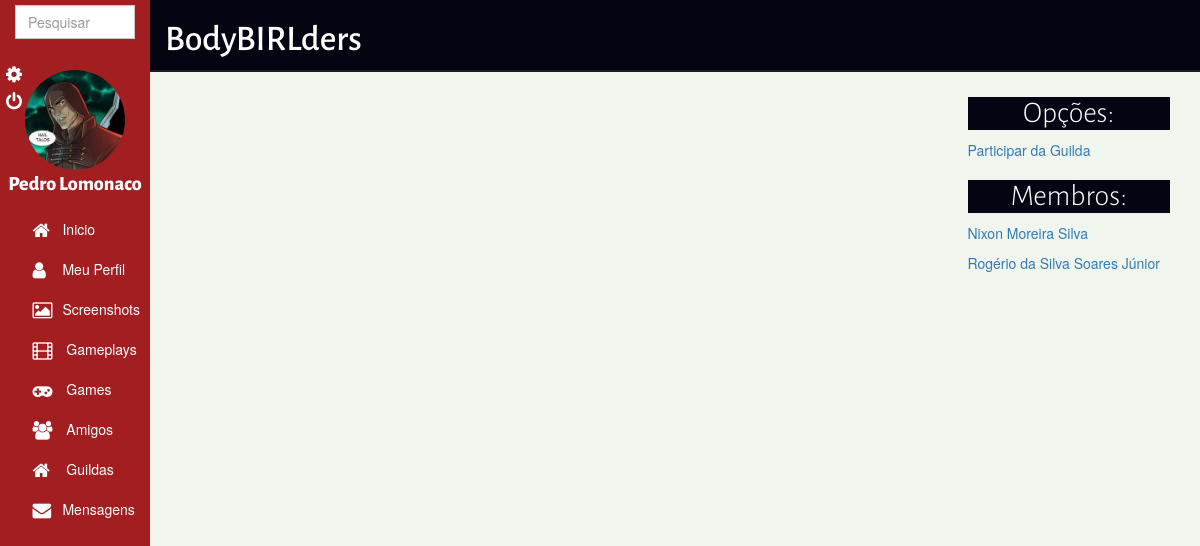
/show_guild.php?guild_id=1 (signed in), run on the app's committed database.
### tables this page shows
CREATE TABLE `guilds` (
  `id` int(10) UNSIGNED NOT NULL,
  `name` varchar(128) NOT NULL,
  `type` varchar(128) NOT NULL,
  `privacy` int(11) NOT NULL,
  `image` varchar(512) DEFAULT NULL,
  `removed` int(11) NOT NULL
);

CREATE TABLE `guilds_users` (
  `rel_id` int(10) UNSIGNED NOT NULL,
  `guild_id` int(10) UNSIGNED NOT NULL,
  `user_id` int(10) UNSIGNED NOT NULL,
  `user_type` int(10) UNSIGNED NOT NULL
);

CREATE TABLE `users` (
  `id` int(10) UNSIGNED NOT NULL,
  `username` varchar(64) NOT NULL,
  `email` varchar(96) NOT NULL,
  `password` varchar(64) NOT NULL,
  `sex` varchar(8) NOT NULL,
  `birthday` date NOT NULL,
  `psn` varchar(64) DEFAULT NULL,
  `steam` varchar(64) DEFAULT NULL,
  `xbox_live` varchar(64) DEFAULT NULL,
  `nintendo` varchar(64) DEFAULT NULL,
  `biography` varchar(256) DEFAULT NULL,
  `favorite_game` varchar(64) DEFAULT NULL,
  `user_type` int(11) NOT NULL,
  `register_time` timestamp NOT NULL DEFAULT CURRENT_TIMESTAMP ON UPDATE CURRENT_TIMESTAMP,
  `profile_pic` varchar(512) DEFAULT NULL,
  `removed` tinyint(1) NOT NULL,
  `platform` varchar(32) DEFAULT NULL,
  `profile_cover` varchar(128) DEFAULT NULL
);

### show_guild.php (the view, shortened to what this page needs)
<?php
include './_method/mysql_connect.php';
$guild_id = $_GET['guild_id'];
$guild_id = stripslashes ($guild_id);
$guild_id = mysql_real_escape_string ($guild_id);
$get_name  = "SELECT * FROM `guilds` WHERE `id` = '".$guild_id."'";
$get_query = mysqli_query ($conn, $get_name);
if ($get_query)
{
    $get_rows = mysqli_fetch_row ($get_query);
}
else
{
  echo "<script>
        alert('Algo de errado não está certo');
        window.location.href='default_error.html';
        </script>";
    exit;
}
?>
<!DOCTYPE hmtl>
<html>
    <head>
        <link href="_bootstrap/css/bootstrap.min.css" rel="stylesheet">
        <link rel="stylesheet" type="text/css" href="_css/show_guild.css">
        <link href="//maxcdn.bootstrapcdn.com/font-awesome/4.2.0/css/font-awesome.min.css" rel="stylesheet">
    </head>
    <body>
        <header>
            <div>
                 <?php include("default_header.php");?>
            </div>
        </header>
        <div  class="container-fluid" id="page-content">
            <div id="title" class="col-lg-12">
                <h1><?php echo $get_rows[1]; ?></h1>
            </div>
            <aside class="col-lg-3 pull-right">
                 <?php
                include './_method/mysql_connect.php';
                if ($get_rows[3] == 0)
                {
                    $verify_guild_name  = "SELECT * FROM `guilds_users` WHERE `guild_id` = '".$guild_id."' AND `user_id` = '".$_SESSION["id"]."'";
                    $verify_guild_query = mysqli_query ($conn, $verify_guild_name);
                    echo "<div  class='col-lg-12'>";
                        echo "<h2>Opções:</h2>";
                        if ($verify_guild_query and $verify_guild_rows = mysqli_fetch_row ($verify_guild_query))
                        {
                            if ($verify_guild_rows[3] == 1)
                                echo "Você é o administrador desta guilda!";
                            else
                                echo "<a href = './_method/leave_guild.php?guild_id=".$guild_id."'>Abandonar Guilda</a>";
                        }
                        else
                        {
                            echo "<a href = './_method/join_guild.php?guild_id=".$guild_id."'>Participar da Guilda</a>";
                        }
                    echo "</div>";
                    echo "<aside id= 'members' class='col-lg-12 pull-right'>";
                        echo "<h2>Membros:</h2>";
                        $show_users_name  = "SELECT * FROM `guilds_users` WHERE `guild_id` = '".$guild_id."'";
                        $show_users_query = mysqli_query ($conn, $show_users_name);
                        if ($show_users_query)
                        {
                            while ($show_users_rows = mysqli_fetch_row ($show_users_query))
                            {
                                $show_user_id    = $show_users_rows[2];
                                $show_info_name  = "SELECT * FROM `users` WHERE `id` = '".$show_user_id."'";
                                $show_info_query = mysqli_query ($conn, $show_info_name);
                                if ($show_info_query)
                                {
                                    $show_info_rows = mysqli_fetch_row ($show_info_query);
                                    $show_user_name = $show_info_rows[1];
                                    echo "<p><a href = 'show_profile.php?user_id=".$show_user_id."'>";
                                    echo $show_user_name . "</a></p>";
                                }
                            }
                        }
                    echo "</aside>";
                }
                else
                {
                    echo "Guilda privada.";
                }
            ?>
            </aside>
        </div>
    </body>
</html>

### _css/show_guild.css (style rules this page uses)
#page-content { padding: 0px; }
#title { font-family: AlegreyaSans-Medium; color:white; border-bottom: 2px #1d1d1d solid; margin-bottom: 5px; background-color: #050412; }
aside h2 { background-color: #050412; color:white; font-family: AlegreyaSans-Light; text-align: center; }

### _css/default_header.css (style rules this page uses)
body { background-image: linear-gradient(to bottom, #f0f5ee,#f0f5ee); }
#page-content { margin-left: 150px; }

### data on the page
guilds: name "BodyBIRLders"
guilds_users: user.username "Nixon Moreira Silva"
guilds_users: user.username "Rogério da Silva Soares Júnior"

### other printed values
$_SESSION["name"] "Pedro Lomonaco"
